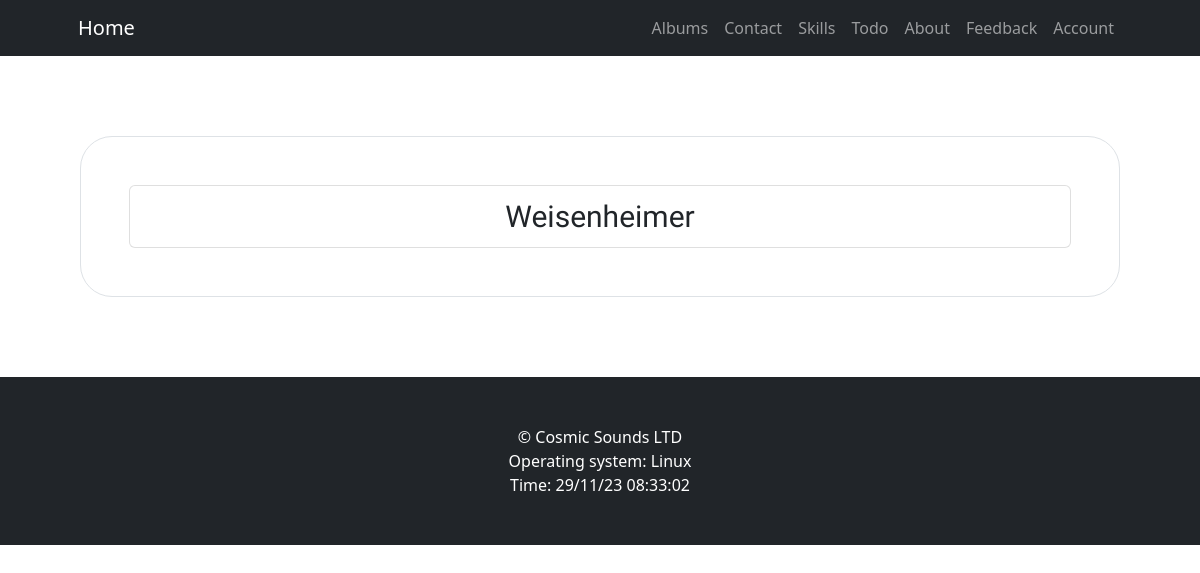
The page /users (signed in) on the database as committed earlier.
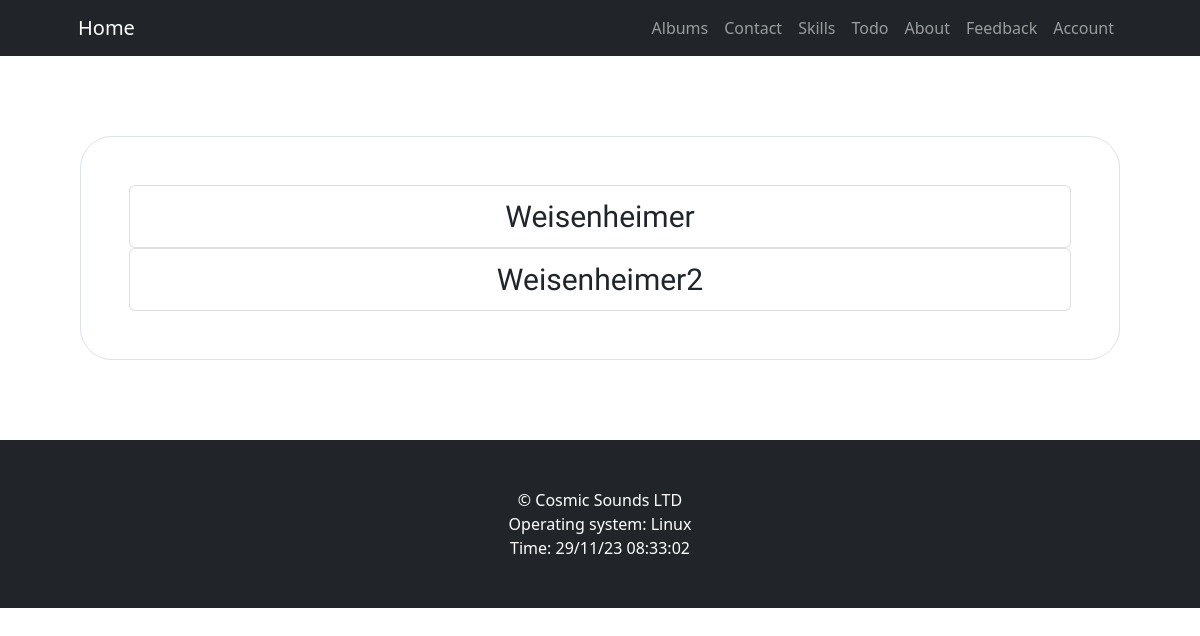
The same page on the database as committed later.
### app/models.py (models this page shows)
class Users(db.Model, UserMixin):
    __tablename__ = "users"
    id = db.Column(db.Integer, primary_key=True, autoincrement=True)
    login = db.Column(db.String, nullable=False, unique=True)
    email = db.Column(db.String, nullable=False, unique=True)
    password = db.Column(db.String, nullable=False)
    name = db.Column(db.String, nullable=False)
    surname = db.Column(db.String, nullable=False)
    is_active = db.Column(db.Boolean, default=True, nullable=False)
    image = db.Column(db.String(20), nullable=False, default="default.jpg")
    last_seen = db.Column(db.DateTime, default=datetime.now().replace(second=0, microsecond=0))
    about = db.Column(db.Text , default="", nullable=False)
    register_date = db.Column(db.DateTime, nullable=False)

### app/views.py (the view)
@app.route("/users")
@login_required
def users():
    handler = database.HandleUsers()
    get_all = handler.get_all()
    return render_template("users.html", users=get_all)

### app/helpers/database.py (called while the page is built)
@login_manager.user_loader
def user_loader(user_id):
    return Users.query.get(user_id)

    def get_all(self):
        users = db.session.query(Users).all()
        return users

    @staticmethod
    def commit():
        db.session.commit()

### app/views.py (called while the page is built)
@app.context_processor
def base():
    now = datetime.datetime.now()
    time = now.strftime("%d/%m/%y %H:%M:%S")
    menu = [
        {"text": "Albums", "link": url_for("albums")},
        {"text": "Contact", "link": url_for("contact")},
        {"text": "Skills", "link": url_for("skills")},
        {"text": "Todo", "link": url_for("todo_list")},
        {"text": "About", "link": url_for("about")},
        {"text": "Feedback", "link": url_for("feedback")},
    ]
    if current_user.is_anonymous:
        menu.extend([
            {"text": "Login", "link": url_for("login")},
            {"text": "Register", "link": url_for("register")}
        ])
    else:
        menu.append(
            {"text": "Account", "link": url_for("account")},
        )
    return dict(
        platform=platform,
        time=time,
        menu=menu)

@app.after_request
def after_request(response):
    now = datetime.datetime.now().replace(second=0, microsecond=0)
    current_user.last_seen = now
    try:
        db = database.HandleUsers()
        db.commit()
    except StatementError:
        flash('Error while updating user last seen!', 'danger')
    return response

### app/templates/users.html (shortened to what this page needs)
{% extends "base.html" %}
{% import "_fields.html" as field %}
{% block content %}
<div class="justify-content-center">
    <div class="border rounded-5 p-5">
        {% for user in users %}
        <div class="text-center">
            <div class="list-group" role="tablist">
                <a class="list-group-item list-group-item-action list-users" data-toggle="list" href="{{ user.id }}"
                    role="tab"> {{ user.login }} </a>
            </div>
        </div>
        {% endfor %}
    </div>
</div>
{% endblock %}

### app/templates/base.html (shortened to what this page needs)
<!DOCTYPE html>
<html lang="en">
<head>
    {% block css %}
    <link rel="stylesheet" href="{{ url_for('static', filename='css/bootstrap.theme.css') }}">
    <link rel="stylesheet" href="{{ url_for('static', filename='css/styles.css') }}">
    {% endblock %}
</head>
<body>
    {% include "header.html" %}
    <div class="content">
        {% block content %}
        {% endblock %}
    </div>
    {% include "footer.html" %}
</body>
</html>

### app/templates/header.html (shortened to what this page needs)
<nav class="navbar navbar-expand-lg navbar-dark bg-dark">
    <div class="container px-lg-5">
        <a class="navbar-brand" href="{{ url_for('index') }}">Home</a>
        <div class="collapse navbar-collapse" id="navbarSupportedContent">
            <ul class="navbar-nav ms-auto mb-2 mb-lg-0">
                {% for item in menu %}
                <li class="nav-item"><a class="nav-link" href="{{ item.link }}"> {{ item.text }} </a></li>
                {% endfor %}
            </ul>
        </div>
    </div>
</nav>

### app/templates/footer.html
<footer class="py-5 bg-dark">
    <div class="container pb-0">
        <p class="m-0 text-center text-white">&copy; Cosmic Sounds LTD</p>
        <p class="m-0 text-center text-white">Operating system: {{ platform.system() }}</p>
        <p class="m-0 text-center text-white">Time: {{ time }}</p>
    </div>
</footer>

### app/static/css/styles.css (style rules this page uses)
:root { --title: 40px; --content: 20px; }
.content { padding: 10vh; font-family: 'Open Sans', sans-serif; }
.list-users { font-size: 2.5vw; }

Rows that differ between the two databases and show on the page:
added Users: login "Weisenheimer2"
